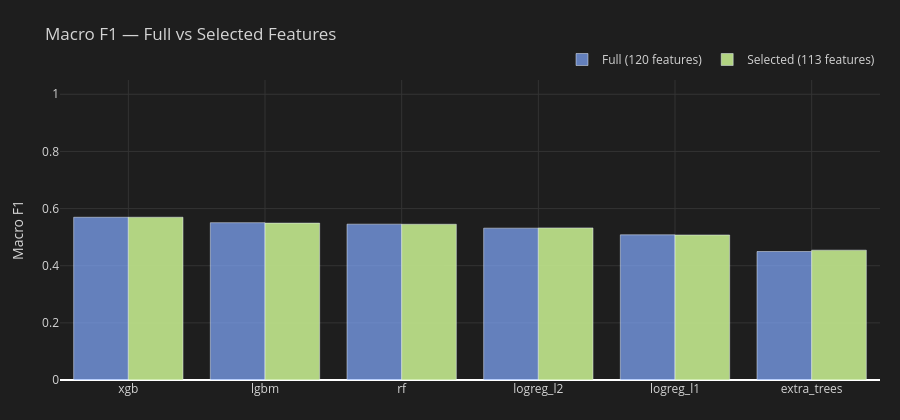

Notebook cell for this chart:
### Code cell
# ── Build selected feature matrices ──────────────────────────────────────────
_sel_idx = [prescreened_features.index(f) for f in selected_features]
X_train_sel = X_train_ps[:, _sel_idx]
X_test_sel  = X_test_ps[:,  _sel_idx]
print(f"Selected feature matrix: {X_train_sel.shape[1]} features")

# ── Retrain on selected features ──────────────────────────────────────────────
from copy import deepcopy
bench_results_sel  = {}
fitted_models_sel  = {}

for name in MODELS_TO_RUN:
    model_sel = deepcopy(AVAILABLE_MODELS[name])
    _y_tr_m = y_train_xgb if name in _XGB_MODELS else y_train
    _y_te_m = y_test_xgb  if name in _XGB_MODELS else y_test
    print(f"  Retraining {name} (selected) …", end='  ')
    _t0 = time.time()
    if name in _XGB_MODELS:
        model_sel.fit(X_train_sel, _y_tr_m, sample_weight=_sw_train_xgb)
    else:
        model_sel.fit(X_train_sel, _y_tr_m)
    print(f"{time.time()-_t0:.1f}s")
    fitted_models_sel[name] = model_sel

    # Evaluate
    preds = model_sel.predict(X_test_sel)
    if name in _XGB_MODELS:
        preds_orig = np.vectorize(_LABEL_REMAP.get)(preds)
        y_te_orig  = np.vectorize(_LABEL_REMAP.get)(_y_te_m)
    else:
        preds_orig = preds
        y_te_orig  = _y_te_m

    acc   = accuracy_score(y_te_orig, preds_orig)
    f1    = f1_score(y_te_orig, preds_orig, average='macro', zero_division=0)
    f1_pc = f1_score(y_te_orig, preds_orig, average=None, zero_division=0, labels=[-1, 0, 1])
    try:
        proba = model_sel.predict_proba(X_test_sel)
        y_bin = label_binarize(_y_te_m if name in _XGB_MODELS else y_te_orig,
                               classes=[0, 1, 2] if name in _XGB_MODELS else [-1, 0, 1])
        roc = roc_auc_score(y_bin, proba, multi_class='ovr', average='macro')
    except Exception:
        roc = float('nan')
    bench_results_sel[name] = {
        'accuracy': acc, 'macro_f1': f1,
        'f1_sell': f1_pc[0], 'f1_hold': f1_pc[1], 'f1_buy': f1_pc[2],
        'roc_auc_ovr': roc,
    }

bench_df_sel = (
    pd.DataFrame(bench_results_sel).T
    .sort_values('macro_f1', ascending=False)
    .round(4)
)

# ── Full vs Selected comparison ────────────────────────────────────────────────
_compare_rows = []
for _n in MODELS_TO_RUN:
    for _met in ['accuracy', 'macro_f1', 'f1_sell', 'f1_buy', 'roc_auc_ovr']:
        _full = bench_results_full[_n][_met]
        _sel  = bench_results_sel[_n][_met]
        _compare_rows.append({
            'model': _n, 'metric': _met,
            'full': round(_full, 4),
            'selected': round(_sel, 4),
            'delta': round(_sel - _full, 4),
        })
compare_df = pd.DataFrame(_compare_rows)

print(f"\n{'='*70}")
print("  FULL vs SELECTED FEATURES — COMPARISON")
print(f"{'='*70}")
print(compare_df.pivot_table(
    index='model', columns='metric', values=['full', 'selected', 'delta']
).round(4).to_string())

# ── Comparison chart ──────────────────────────────────────────────────────────
_comp_models = bench_df_full.index.tolist()
_met_show    = 'macro_f1'
fig = go.Figure()
fig.add_trace(go.Bar(
    name=f'Full ({len(prescreened_features)} features)',
    x=_comp_models,
    y=[bench_results_full[m][_met_show] for m in _comp_models],
    marker_color='rgba(130,170,255,0.7)',
))
fig.add_trace(go.Bar(
    name=f'Selected ({len(selected_features)} features)',
    x=_comp_models,
    y=[bench_results_sel[m][_met_show] for m in _comp_models],
    marker_color='rgba(195,232,141,0.9)',
))
fig.update_layout(
    title=f'Macro F1 — Full vs Selected Features',
    barmode='group',
    yaxis=dict(range=[0, 1.05], title='Macro F1', gridcolor='#333'),
    xaxis=dict(gridcolor='#333'),
    height=420,
    paper_bgcolor='#1e1e1e', plot_bgcolor='#1e1e1e', font=dict(color='#d4d4d4'),
    legend=dict(orientation='h', yanchor='bottom', y=1.02, xanchor='right', x=1),
    margin=dict(l=60, r=20, t=80, b=40),
)
fig.show()

### Figure 1 — Plotly figure (JSON) as saved in the notebook; plotly's stock layout.template omitted (floating-point values rounded to 4 significant figures)
{"data": [{"marker": {"color": "rgba(130,170,255,0.7)"}, "name": "Full (120 features)", "type": "bar", "x": ["xgb", "lgbm", "rf", "logreg_l2", "logreg_l1", "extra_trees"], "y": [0.5696, 0.5506, 0.5455, 0.5314, 0.5082, 0.4497]}, {"marker": {"color": "rgba(195,232,141,0.9)"}, "name": "Selected (113 features)", "type": "bar", "x": ["xgb", "lgbm", "rf", "logreg_l2", "logreg_l1", "extra_trees"], "y": [0.5697, 0.5491, 0.5451, 0.5323, 0.5075, 0.4545]}], "layout": {"barmode": "group", "font": {"color": "#d4d4d4"}, "height": 420, "legend": {"orientation": "h", "x": 1, "xanchor": "right", "y": 1.02, "yanchor": "bottom"}, "margin": {"b": 40, "l": 60, "r": 20, "t": 80}, "paper_bgcolor": "#1e1e1e", "plot_bgcolor": "#1e1e1e", "title": {"text": "Macro F1 — Full vs Selected Features"}, "xaxis": {"gridcolor": "#333"}, "yaxis": {"gridcolor": "#333", "range": [0, 1.05], "title": {"text": "Macro F1"}}}}
